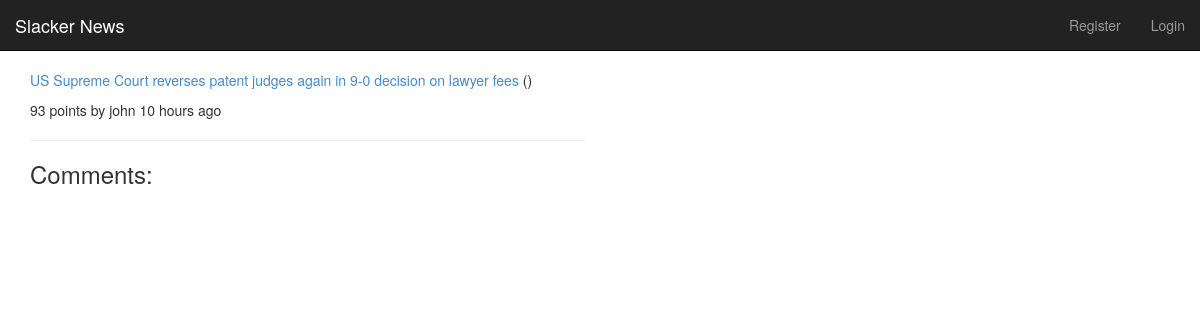
The page /story/9/ on the database its author committed.
### stories/models.py (models this page shows, shortened)
class Story(models.Model):
	title = models.CharField(max_length=200)
	description = models.TextField()
	url = models.URLField()
	points = models.IntegerField(default=1)
	moderator = models.ForeignKey(User, related_name='moderated_stories')
	voters = models.ManyToManyField(User, related_name='liked_stories')
	created_at = models.DateTimeField(auto_now_add=True)
	updated_at = models.DateTimeField(auto_now=True)
	@property
	def domain(self):
		return urlparse(self.url).netloc
	class Meta:
		verbose_name_plural = "Stories"

### stories/views.py (the view)
# urls.py: url(r'^story/(?P<story_id>\d+)/$', views.story_detail, name='story_detail'),
def story_detail(request, story_id):
	context_dict = {}
	context_dict['user'] = request.user
	story = get_object_or_404(Story, pk=story_id)
	context_dict['story'] = story
	return render(request, 'hackernews/detail.html', context_dict)

### stories/templatetags/story_extras.py (called while the page is built)
@register.filter(name='age')
def age(created_at):
	now = datetime.utcnow().replace(tzinfo=utc)
	age_in_minutes = int((now - created_at).total_seconds())/60
	if age_in_minutes < 60:
		value = age_in_minutes
		precision = 'minute'
	elif age_in_minutes < (60*24):
		value = age_in_minutes//60
		precision = 'hour'
	else:
		value = age_in_minutes//(60*24)
		precision = 'day'
	age_string = '%d %s%s ago' % (value, precision, ('s' if value > 1 else ''))
	return age_string

### templates/hackernews/detail.html (shortened to what this page needs)
{% extends 'hackernews/base.html' %}
{% load story_extras %}
{% load static %}
{% block content %}
<p>
<a href="{{ story.url }}">{{ story.title }}</a><span class="domain"> ({{ story.domain }})</span>
</p>
<p>
{{ story.points }} points by {{ story.moderator.username }} {{ story.created_at|age }}
</p>
<hr/>
<h3>Comments:</h3>
{% endblock content %}

### rows shown on the page
Story: title "US Supreme Court reverses patent judges again in 9-0 decision on lawyer fees", points "93", moderator.username "john", created_at|age "10 hours ago"
